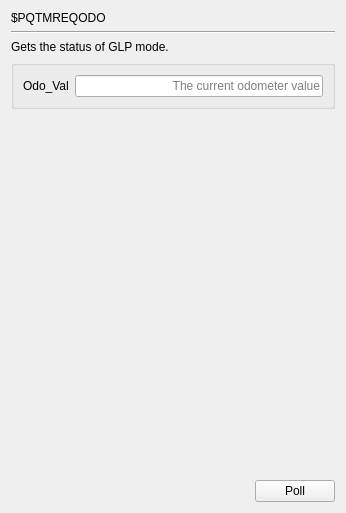
     <widget class="QWidget" name="page_PQTMREQODO">
      <layout class="QGridLayout" name="gridLayout_455">
       <item row="0" column="0">
        <widget class="QLabel" name="label_504">
         <property name="text">
          <string>$PQTMREQODO</string>
         </property>
        </widget>
       </item>
       <item row="1" column="0" colspan="2">
        <widget class="Line" name="line_130">
         <property name="orientation">
          <enum>Qt::Horizontal</enum>
         </property>
        </widget>
       </item>
       <item row="2" column="0">
        <widget class="QLabel" name="label_505">
         <property name="text">
          <string>Gets the status of GLP mode.</string>
         </property>
        </widget>
       </item>
       <item row="3" column="0" colspan="2">
        <widget class="QGroupBox" name="groupBox_215">
         <property name="title">
          <string/>
         </property>
         <layout class="QGridLayout" name="gridLayout_238">
          <item row="0" column="0">
           <widget class="QLabel" name="label_480">
            <property name="text">
             <string>Odo_Val</string>
            </property>
           </widget>
          </item>
          <item row="0" column="1">
           <widget class="QLineEdit" name="lineEdit_PQTMREQODO">
            <property name="text">
             <string/>
            </property>
            <property name="alignment">
             <set>Qt::AlignRight|Qt::AlignTrailing|Qt::AlignVCenter</set>
            </property>
            <property name="readOnly">
             <bool>true</bool>
            </property>
            <property name="placeholderText">
             <string>The current odometer value</string>
            </property>
           </widget>
          </item>
         </layout>
        </widget>
       </item>
       <item row="4" column="1">
        <spacer name="verticalSpacer_130">
         <property name="orientation">
          <enum>Qt::Vertical</enum>
         </property>
         <property name="sizeHint" stdset="0">
          <size>
           <width>20</width>
           <height>365</height>
          </size>
         </property>
        </spacer>
       </item>
       <item row="5" column="0">
        <spacer name="horizontalSpacer_130">
         <property name="orientation">
          <enum>Qt::Horizontal</enum>
         </property>
         <property name="sizeHint" stdset="0">
          <size>
           <width>238</width>
           <height>20</height>
          </size>
         </property>
        </spacer>
       </item>
       <item row="5" column="1">
        <widget class="QPushButton" name="poll_PQTMREQODO">
         <property name="text">
          <string>Poll</string>
         </property>
        </widget>
       </item>
      </layout>
     </widget>
